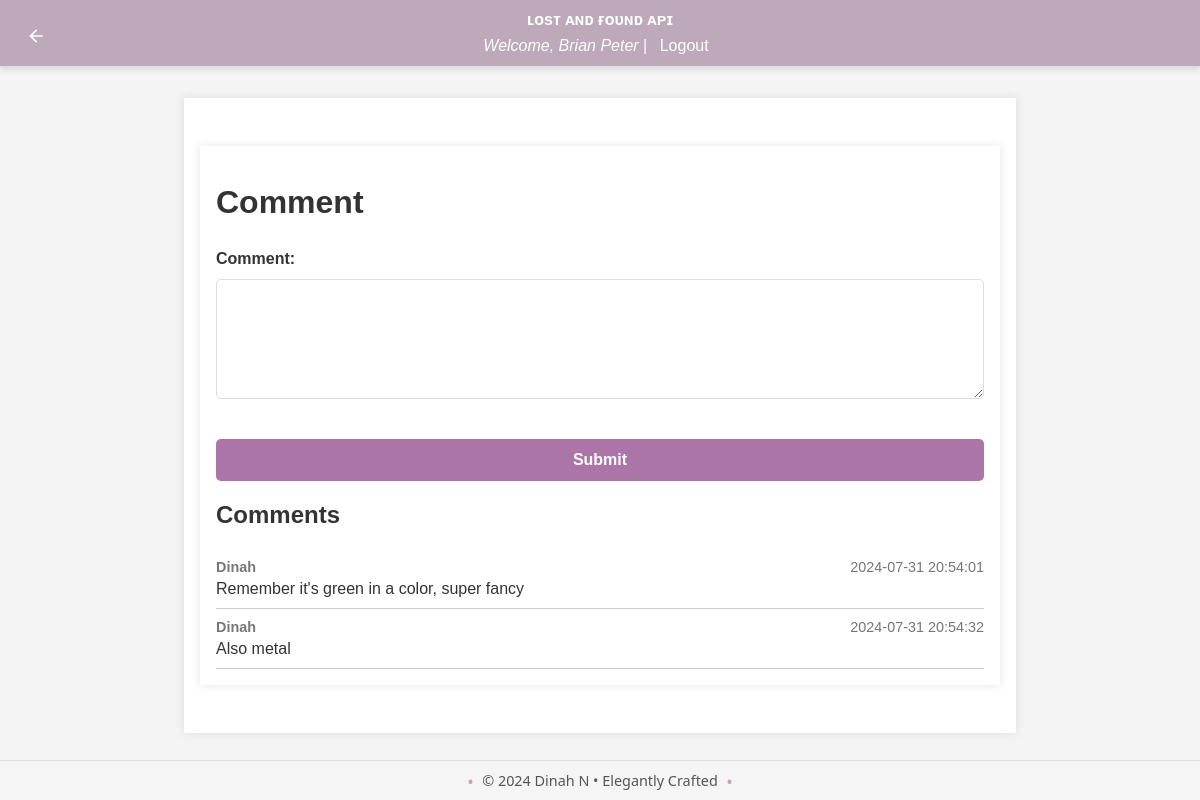
The app's page /report/comments/provide/3 (signed in) with its own data.
### app/models/user.py (models this page shows, shortened)
class User(db.Model, UserMixin):
    id = db.Column(db.Integer, primary_key=True)
    username = db.Column(db.String(150), unique=True, nullable=False)
    email = db.Column(db.String(150), unique=True, nullable=False)
    password_hash = db.Column(db.String(150), nullable=False)
    role = db.Column(db.String(50), nullable=False, default='user')
    lost_reports = db.relationship('LostReport', back_populates='user', lazy=True)
    found_reports = db.relationship('FoundReport', back_populates='user', lazy=True)
    claims = db.relationship('Claim', back_populates='claim_user', lazy=True)
    rewards_received = db.relationship('Reward', foreign_keys='Reward.receiver_id', back_populates='receiver', lazy=True)
    rewards_paid = db.relationship('Reward', foreign_keys='Reward.payer_id', back_populates='payer', lazy=True)
    reset_tokens = db.relationship('PasswordResetToken', back_populates='user', lazy=True)
    comments = db.relationship('Comment', back_populates='user')
    @property
    def password(self):
        raise AttributeError('password is not a readable attribute')

### app/models/comment.py (models this page shows)
class Comment(db.Model):
    id = db.Column(db.Integer, primary_key=True)
    user_id = db.Column(db.Integer, db.ForeignKey('user.id'), nullable=False)
    item_id = db.Column(db.Integer, db.ForeignKey('item.id'), nullable=False)
    content = db.Column(db.Text, nullable=False)
    timestamp = db.Column(db.DateTime, default=db.func.current_timestamp(), nullable=False)
    user = db.relationship('User', back_populates='comments')
    item = db.relationship('Item', back_populates='comments')

### app/routes/report.py (the view, shortened to what this page needs)
@bp.route('/comments/provide/<int:item_id>', methods=['GET', 'POST'])
@login_required
def provide_comment(item_id):
    comments = Comment.query.filter_by(item_id=item_id).all()
    return render_template('add_comment.html', item_id=item_id, comments=comments)

### app/__init__.py (called while the page is built)
def create_app():
    app = Flask(__name__)
    load_dotenv()
    app.config['SECRET_KEY'] = os.environ.get('FLASK_SECRET_KEY', secrets.token_hex(16))
    app.config.from_object('config.Config')
    app.config.from_pyfile('config.py', silent=True)
    register_extensions(app)
    register_blueprints(app)
    configure_cors(app)
    @app.before_request
    def method_override():
        if request.method == 'POST':
            method = request.form.get('_method')
            if method:
                method = method.upper()
                if method in ['PUT', 'DELETE']:
                    request.environ['REQUEST_METHOD'] = method
    return app

def register_extensions(app):
    db.init_app(app)
    migrate.init_app(app, db)
    bcrypt.init_app(app)
    login_manager.init_app(app)
    mail.init_app(app)
    @login_manager.user_loader
    def load_user(user_id):
        return user.User.query.get(int(user_id))

### app/templates/add_comment.html (shortened to what this page needs)
{% extends 'base.html' %}
{% block content %}
<main>
    <a href="{{ url_for('user.dashboard') }}" class="back-button" title="Back to Dashboard">
        <svg xmlns="http://www.w3.org/2000/svg" viewBox="0 0 24 24" fill="currentColor" width="24" height="24">
            <path d="M20 11H7.83l5.59-5.59L12 4l-8 8 8 8 1.41-1.41L7.83 13H20v-2z"/>
        </svg>
    </a>
    <h1>Comment</h1>
    <form action="{{ url_for('report.provide_comment', item_id=item_id) }}" method="post">
        <div class="form-group">
            <label for="content">Comment:</label>
            <textarea id="content" name="content" class="form-control" required></textarea>
        </div>
        <button type="submit" class="btn">Submit</button>
    </form>
    <section class="comments-section">
        <h2>Comments</h2>
        {% for comment in comments %}
            <div class="comment">
                <div class="comment-header">
                    <span class="comment-username">{{ comment.user.username }}</span>
                    <span class="comment-timestamp">{{ comment.timestamp.strftime('%Y-%m-%d %H:%M:%S') }}</span>
                </div>
                <div class="comment-content">
                    {{ comment.content }}
                </div>
            </div>
        {% else %}
            <p>No comments yet. Be the first to comment!</p>
        {% endfor %}
    </section>
</main>
{% endblock %}

### app/templates/base.html (shortened to what this page needs)
<!DOCTYPE html>
<html lang="en">
<head>
    <link rel="stylesheet" href="{{ url_for('static', filename='styles.css') }}">
</head>
<body>
    <header>
        <h1>ʟᴏsᴛ ᴀɴᴅ ғᴏᴜɴᴅ ᴀᴘɪ</h1>
        {% if current_user.is_authenticated %}
            <p><i>Welcome, {{ current_user.username }}</i> | <a href="{{ url_for('auth.logout') }}">Logout</a></p>
        {% else %}
            <p>
                <a href="{{ url_for('auth.login') }}">Login</a> |
                <a href="{{ url_for('auth.register') }}">Sign Up</a>
            </p>
        {% endif %}
    </header>
    <main>
        {% block content %}{% endblock %}
    </main>
    <footer>
        <p>&copy; 2024 Dinah N • Elegantly Crafted</p>
    </footer>
</body>
</html>

### app/static/styles.css (style rules this page uses)
body { font-family: 'Roboto', sans-serif; margin: 0; padding: 0; background-color: #f9f9f9; color: #333; }
.back-button { position: absolute; top: 20px; left: 20px; background-color: #bda9b9; color: white; width: 32px; height: 32px; border-radius: 50%; display: flex; justify-content: center; align-items: center; text-decoration: none; transition: background-color 0.3s ease; }
.back-button svg { width: 20px; height: 20px; }
header { background-color: #e7cbe1; color: #ecf0f1; padding: 20px 0; box-shadow: 0 4px 6px rgba(0, 0, 0, 0.1); }
header h1 { margin: 0; text-align: center; font-size: 1.0rem; }
main { padding: 40px; max-width: 1200px; margin: 0 auto; }
.form-group { margin-bottom: 20px; border-radius: 10px; }
.form-group label { display: block; margin-bottom: 8px; font-size: 1rem; font-weight: 600; color: #333; }
.form-control { width: 100%; border-radius: 5px; padding: 12px; border: 1px solid #ddd; border-radius: 5px; font-size: 1rem; color: #333; box-sizing: border-box; transition: border-color 0.3s, box-shadow 0.3s; }
textarea.form-control { height: 120px; resize: vertical; }
.btn { display: inline-block; padding: 12px 20px; border: none; border-radius: 5px; background-color: #ac75a7; color: #fff; font-size: 1rem; font-weight: 600; text-align: center; text-decoration: none; cursor: pointer; transition: background-color 0.3s, transform 0.2s; }
footer { background-color: #e7cbe1; color: #ecf0f1; text-align: center; padding: 20px 0; position: fixed; bottom: 0; width: 100%; }
button { border: none; border-radius: 5px; padding: 10px 20px; cursor: pointer; }

### app/templates/base.html (style rules this page uses)
body { font-family: Arial, sans-serif; background-color: #f4f4f4; margin: 0; padding: 0; }
header { background-color: #bda9b9; color: white; padding: 0.7rem; text-align: center; }
header p { margin: 0.5rem 0 0; }
header a { color: white; text-decoration: none; margin: 0 0.5rem; }
main { max-width: 800px; margin: 2rem auto; padding: 1rem; background-color: white; box-shadow: 0 0 10px rgba(0, 0, 0, 0.1); }
form { display: flex; flex-direction: column; }
form label { margin-top: 0.5rem; }
form input, form textarea, form select { padding: 0.5rem; margin-top: 0.2rem; }
form button { margin-top: 1rem; padding: 0.3rem; background-color: #daa0da; color: white; border: none; cursor: pointer; }
footer { background-color: whitesmoke; text-align: center; padding: 10px 0; font-family: 'Segoe UI', Tahoma, Geneva, Verdana, sans-serif; font-size: 0.9em; color: #555; border-top: 1px solid #e0e0e0; }
footer p { margin: 0; display: inline-block; position: relative; }
footer p::before, footer p::after { content: "•"; color: #bda9b9; font-size: 1.2em; position: absolute; top: 50%; transform: translateY(-50%); }
footer p::before { left: -15px; }
footer p::after { right: -15px; }

### app/templates/add_comment.html (style rules this page uses)
.back-button { position: absolute; top: 20px; left: 20px; background-color: #bda9b9; color: white; width: 32px; height: 32px; border-radius: 50%; display: flex; justify-content: center; align-items: center; text-decoration: none; transition: background-color 0.3s ease; }
.back-button svg { width: 20px; height: 20px; }
.comments-section { margin-top: 20px; }
.comment { border-bottom: 1px solid #ccc; padding: 10px 0; }
.comment-header { font-size: 0.9em; color: #777; }
.comment-username { font-weight: bold; }
.comment-timestamp { float: right; }
.comment-content { margin-top: 5px; }

### records on screen
User: username "Brian Peter"
Comment: user.username "Dinah", timestamp "2024-07-31 20:54:01", content "Remember it's green in a color, super fancy"
Comment: user.username "Dinah", timestamp "2024-07-31 20:54:32", content "Also metal"
